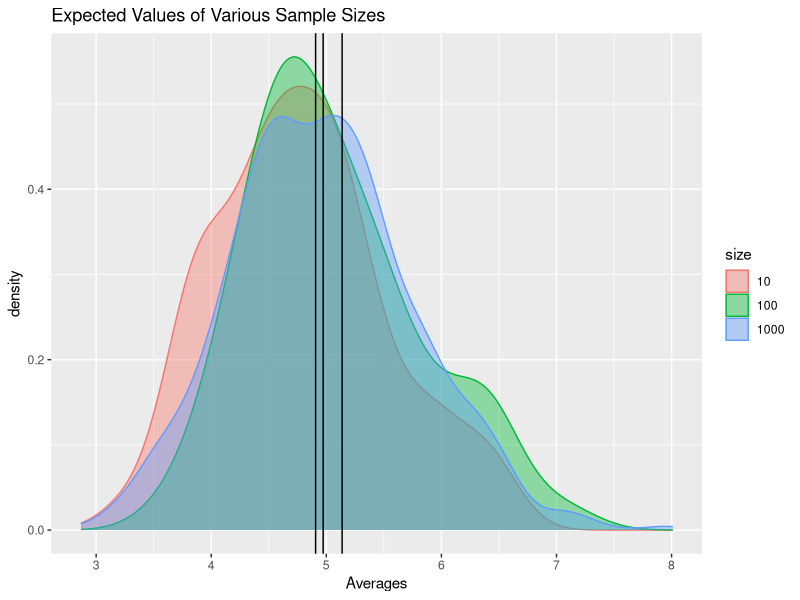
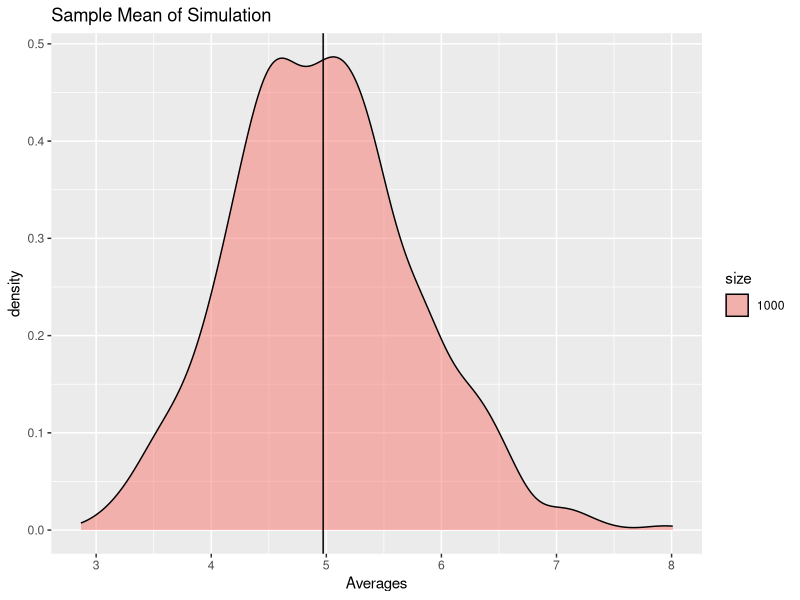

The R source for these figures, in order:
## ---- chunk 1

nosims <- 1000
nexps <- 40
rate <- 0.2

## ---- chunk 2

# using set.seed so the results can be replicated
# also, 13 is my lucky number
set.seed(13)

# 1000 simulations on 40 random exponentials
sims <- replicate(nosims,rexp(nexps,rate))

# storing the means of those simulations in a data frame
# with the size of the simulations
simsdf <- data.frame(averages = apply(sims,2, mean),
                     size = "1000")

## ---- chunk 3

samplemean <- mean(simsdf$averages)
samplemean

## ---- chunk 4

# simulate 100 and 10 averages from random exponentials
set.seed(13)
asample <- replicate(nosims/10,mean(rexp(nexps,rate)))
set.seed(13)
anothersample <- replicate(nosims/100,mean(rexp(nexps,rate)))

# creating a new data frame and then binding those rows to the original
sampledf <- data.frame(averages=c(asample,anothersample), size=c("100","10"))
simsdf <- rbind(simsdf,sampledf)

library(ggplot2)
# plotting all the distributions with their means
ggplot(simsdf, aes(averages)) + 
  geom_density(aes(fill=size, color=size),alpha=.4) +
  geom_vline(xintercept= c(samplemean, mean(asample), mean(anothersample))) +
  ggtitle("Expected Values of Various Sample Sizes")  +
  xlab("Averages")
## ---- chunk 5

samplevariance <- samplemean^2
samplevariance

## ---- chunk 6

library(dplyr)
averagesdf <- simsdf %>% 
  group_by(size) %>% 
  summarize(mean = mean(averages)) %>% 
  mutate(var = mean^2)

averagesdf

## ---- chunk 7

# subsetting the original simulation from my data frame
originalsim <- simsdf %>% filter(size=="1000")

# table of original simulation to find max
table_data <- table(signif(originalsim$averages,1))

# mode of table_data
samplemode <- subset(table_data, table_data==max(table_data))
samplemode <- as.numeric(names(samplemode))

## ---- chunk 8

signif(samplemean,1) == signif(median(originalsim$averages),1) 

signif(samplemean,1) == samplemode

## ---- chunk 9

qexp(0.50,1/samplemean)

## ---- chunk 10

ggplot(originalsim, aes(averages)) + 
  geom_density(aes(fill=size),alpha=.5) +
  geom_vline(xintercept= samplemean) +
  ggtitle("Sample Mean of Simulation") +
  xlab("Averages")

